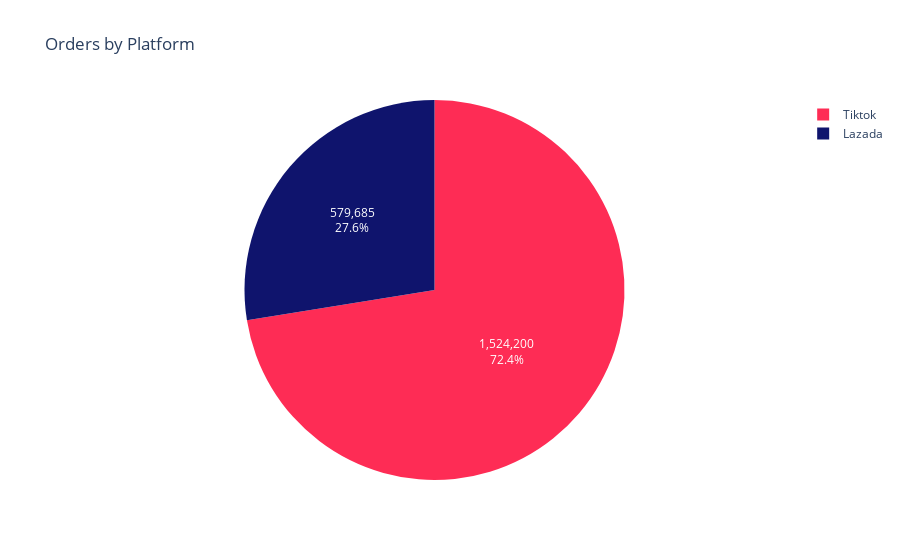

This figure's notebook cell:
### Code cell
platform_sales = df_orders.groupby('platform_name')['total_amount'].sum()

fig = px.pie(
    platform_sales,
    names=platform_sales.index,
    values=platform_sales.values,
    title='Orders by Platform',
    color=platform_sales.index,
    color_discrete_map=platform_color
)

fig.update_traces(textinfo='value+percent')
fig.show()

### Figure 1 — Plotly figure (JSON) as saved in the notebook; plotly's stock layout.template omitted (floating-point values rounded to 4 significant figures)
{"data": [{"customdata": [["Lazada"], ["Tiktok"]], "domain": {"x": [0, 1], "y": [0, 1]}, "hovertemplate": "platform_name=%{customdata[0]}<br>value=%{value}<extra></extra>", "labels": ["Lazada", "Tiktok"], "legendgroup": "", "marker": {"colors": ["#0f146d", "#FE2C55"]}, "name": "", "showlegend": true, "textinfo": "value+percent", "type": "pie", "values": [579700.0, 1524000.0]}], "layout": {"legend": {"tracegroupgap": 0}, "title": {"text": "Orders by Platform"}}}
